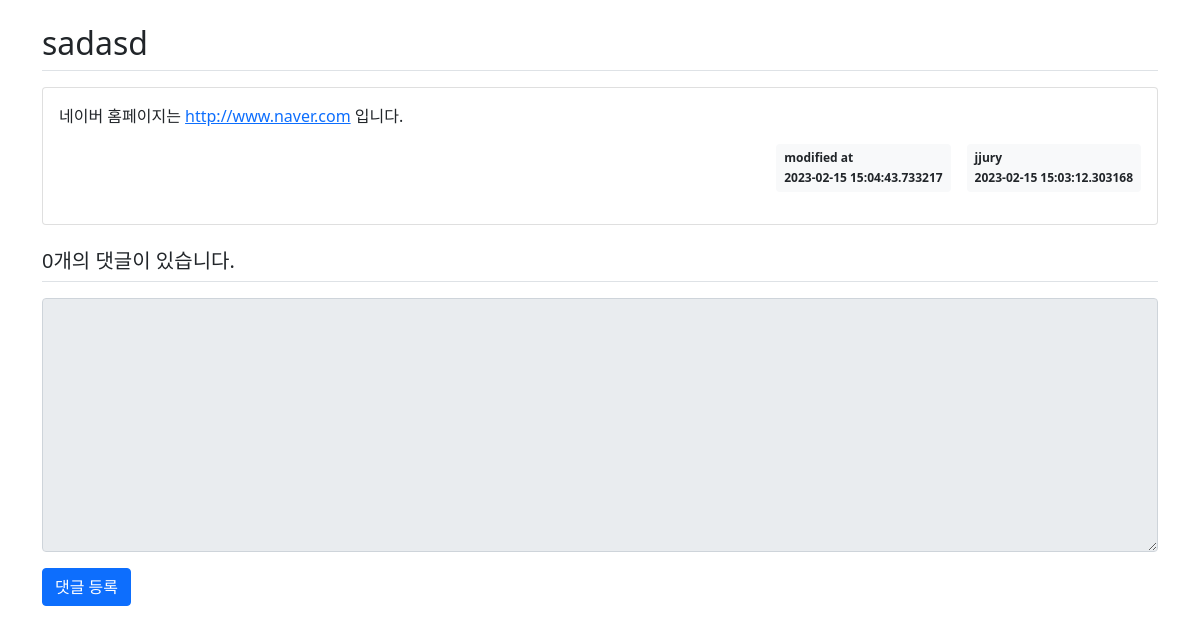
Screenshot of /question/detail/2/ with the database file from the repository.
### pybo/models.py (models this page shows)
class Question(db.Model):
    id = db.Column(db.Integer, primary_key=True)
    subject = db.Column(db.String(200), nullable=False)
    content = db.Column(db.Text(), nullable=False)
    create_date = db.Column(db.DateTime(), nullable=False)
    user_id = db.Column(db.Integer, db.ForeignKey('user.id', ondelete='CASCADE'), nullable=False)
    user = db.relationship('User', backref=db.backref('question_set'))
    modify_date = db.Column(db.DateTime(), nullable=True)

class User(db.Model):
    id = db.Column(db.Integer, primary_key=True)
    username = db.Column(db.String(150), unique=True, nullable=False)
    password = db.Column(db.String(200), nullable=False)
    email = db.Column(db.String(120), unique=True, nullable=False)

### pybo/views/question_views.py (the view)
@bp.route('/detail/<int:question_id>/')
def detail(question_id):
    form = AnswerForm()
    question = Question.query.get_or_404(question_id)
    return render_template('question/question_detail.html', question=question, form=form)

### pybo/forms.py
class AnswerForm(FlaskForm):
    content = TextAreaField('내용', validators=[DataRequired('내용은 필수입력 항목입니다.')])

### pybo/views/auth_views.py (called while the page is built)
@bp.before_app_request
def load_logged_in_user():
    user_id = session.get('user_id')
    if user_id is None:
        g.user = None
    else:
        g.user = User.query.get(user_id)

### pybo/templates/question/question_detail.html (shortened to what this page needs)
<link rel="stylesheet" href="{{ url_for('static', filename='bootstrap.min.css') }}">
<div class="container my-3">
    <h2 class="border-bottom py-2">{{ question.subject }}</h2>
    <div class="card my-3">
        <div class="card-body">
            <div class="card-text" >{{ question.content|markdown }}</div>
            <div class="d-flex justify-content-end">
                {% if question.modify_date %}
                <div class="badge bg-light text-dark p-2 text-start mx-3">
                    <div class="mb-2">modified at</div>
                    <div>{{ question.modify_date }}</div>
                </div>
                {% endif %}
                <div class="badge bg-light text-dark p-2 text-start">
                    <div class="mb-2">{{ question.user.username }}</div>
                    <div>{{ question.create_date }}</div>
                </div>
            </div>
        </div>
    </div>
    <h5 class="border-bottom my-3 py-2">{{ question.answer_set|length }}개의 댓글이 있습니다.</h5>
    <form action="{{ url_for('answer.create', question_id=question.id) }}" method="post" class="my-3">
        <div class="mb-3">
            <textarea {% if not g.user %}disabled{% endif %} name="content" id="content" class="form-control" rows="10"></textarea>
        </div>
        <input type="submit" value="댓글 등록" class="btn btn-primary">
    </form>
</div>

### rows the page displays
Question: subject "sadasd", content "네이버 홈페이지는 http://www.naver.com 입니다.", modify_date "2023-02-15 15:04:43.733217", create_date "2023-02-15 15:03:12.303168"
User: user.username "jjury"

### other values shown
{{ question.answer_set|length }} "0"
